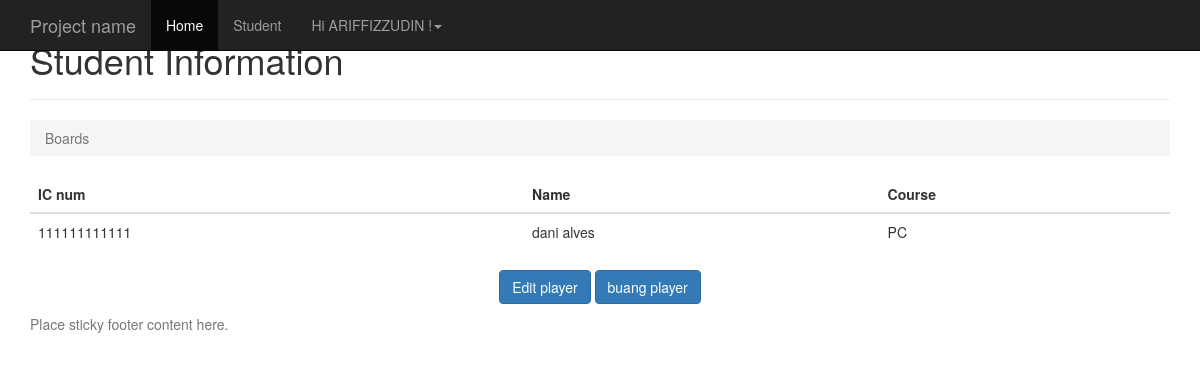
/1/ (signed in), run on the app's committed database.
### student/models.py (models this page shows, shortened)
class Student(models.Model):
	PROGRAMMING = 'PR'
	NETWORKING = 'NT'
	PCTECH = 'PC'
	COURSE_CHOICES = (
		(PROGRAMMING,'Programming'),
		(NETWORKING,'Networking'),
		(PCTECH,'PC Technician'),
	)
	icnum = models.CharField('IC Number',max_length=12,unique=True,blank=False,null=False)
	name = models.CharField('name',max_length=300,blank=False,null=False)
	course = models.CharField('Coursework',max_length=2,choices=COURSE_CHOICES,default=PCTECH)
	createdby = models.ForeignKey('auth.User',on_delete=models.CASCADE)
	created_date = models.DateTimeField('Created Date',auto_now_add=True)

### student/views.py (the view)
# urls.py: url(r'^(?P<pk>\d+)/$', views.student_detail, name='student_detail'),
@login_required(login_url='/accounts/login/')
def student_detail(request,pk):
    student = get_object_or_404(Student, pk=pk)
    return render(request, 'student/student_detail.html', {'student': student})

### templates/student/student_detail.html
{% extends 'base.html' %}
{% block content %}
      <div class="page-header">
        <h1>Student Information</h1>
      </div>
      <ol class="breadcrumb my-4">
        <li class="breadcrumb-item active">Boards</li>
      </ol>
      <table class="table">
        <thead class="thead-inverse">
          <tr>
            <th>IC num</th>
            <th>Name</th>
            <th>Course</th>
          </tr>
        </thead>
        <tbody>
            <tr>
              <td>
                {{ student.icnum }}
              </td>
              <td class="align-middle">{{ student.name }}</td>
              <td class="align-middle">{{ student.course }}</td>
            </tr>
        </tbody>
	  </table>
     <p class="text-center">
      <a href="{% url 'student_edit' student.pk %}" class="btn btn-primary" >Edit player</a>
      <a href="{% url 'student_remove' student.pk %}" class="btn btn-primary" >buang player</a>
    </p>
{% endblock %}

### templates/base.html (shortened to what this page needs)
{% load static %}
{% load i18n %}
<!DOCTYPE html>
<html lang="en">
  <head>
    <link href="http://getbootstrap.com/docs/3.3/dist/css/bootstrap.min.css" rel="stylesheet">
    <link href="http://getbootstrap.com/docs/3.3/assets/css/ie10-viewport-bug-workaround.css" rel="stylesheet">
    <link href="http://getbootstrap.com/docs/3.3/examples/sticky-footer-navbar/sticky-footer-navbar.css" rel="stylesheet">
  </head>
  <body>
    {% block navbar %}
    <nav class="navbar navbar-inverse navbar-fixed-top">
      <div class="container">
        <div class="navbar-header">
          <a class="navbar-brand" href="#">Project name</a>
        </div>
        <div id="navbar" class="collapse navbar-collapse">
          <ul class="nav navbar-nav">
            {% block home_navbar %}<li class="active"><a href="/">Home</a></li>{% endblock %}
            {% block student_navbar %}<li><a href="{% url 'student_home' %}">Student</a></li>{% endblock %}
            {% block user_navbar %}
              {% if user.is_authenticated %}
                <li class="dropdown">
                  <a href="#" class="dropdown-toggle" data-toggle="dropdown" role="button" aria-haspopup="true" aria-expanded="false"></span> Hi {{ user.username }} !<span class="caret"></span></a>
                </li>
              {% else %}
                <li><a href="/accounts/login/">Sign In</a></li>
                <li><a href="/accounts/signup/">Sign Up</a></li>
              {% endif %}
            {% endblock %}
          </ul>
        </div>
      </div>
    </nav>
    {% endblock %}
    <div class="container">
      {% block content %}{% endblock %}
    </div>
    {% block footer %}
    <footer class="footer">
      <div class="container">
        <p class="text-muted">Place sticky footer content here.</p>
      </div>
    </footer>
    {% endblock %}
  </body>
</html>

### data on the page
Student: icnum "111111111111", name "dani alves", course "PC"

### other printed values
{{ user.username }} "ARIFFIZZUDIN"
